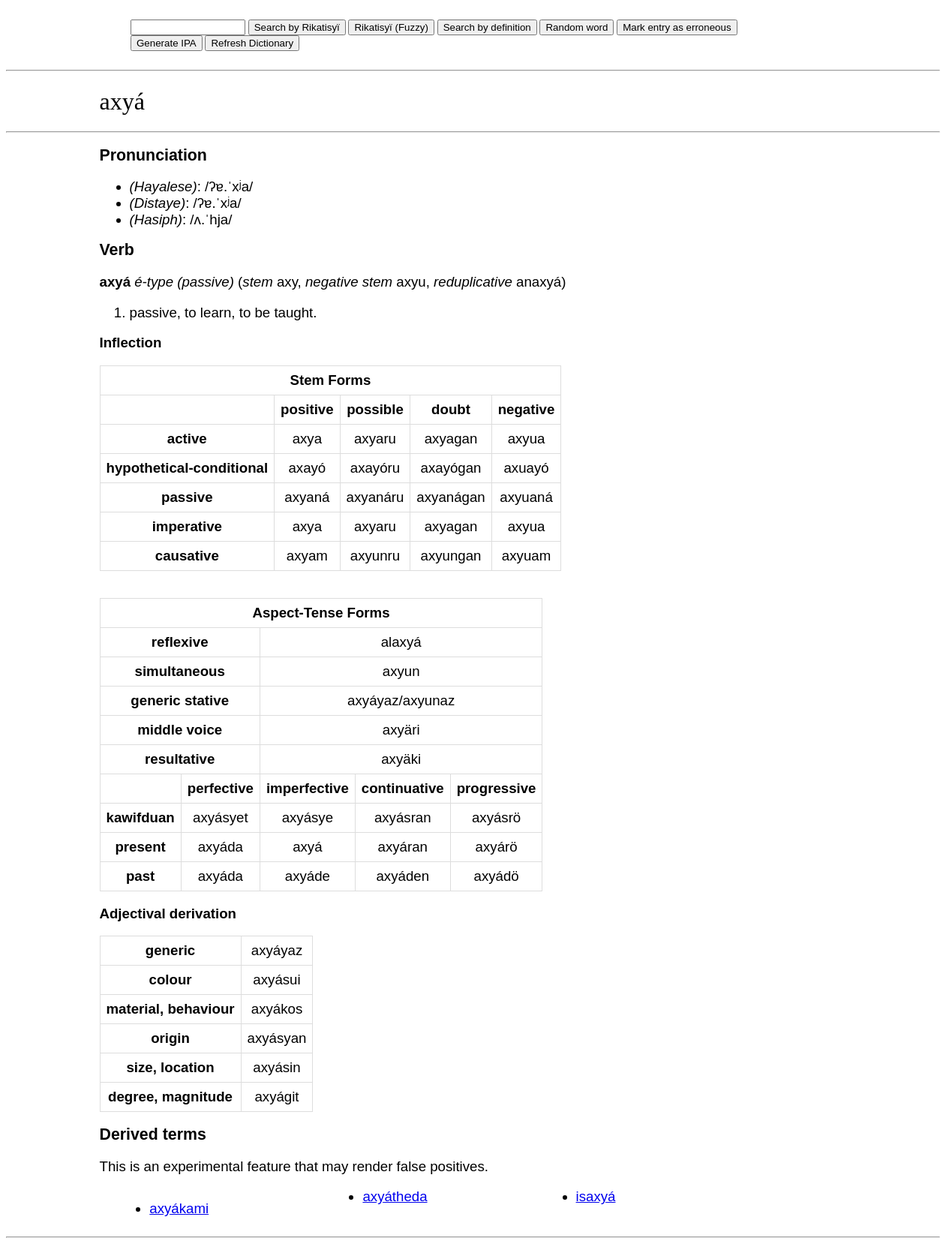
/wiki/axyá, run on the app's committed database.
### app/models.py (models this page shows, shortened)
class Dictionary(db.Model):
    __tablename__ = 'Dictionary'
    id: Mapped[int] = mapped_column(primary_key=True)
    word: so.Mapped[str] = so.mapped_column(sa.String(50), index=True)
    defin: so.Mapped[str] = so.mapped_column(sa.String(255), index=True)
    anim: so.Mapped[str] = so.mapped_column(sa.String(50), nullable=True)
    pos: so.Mapped[str] = so.mapped_column(sa.String(50), nullable=True)
    etym: so.Mapped[str] = so.mapped_column(sa.String(255), nullable=True)

### app/routes.py (the view, shortened to what this page needs)
@app.route("/wiki/")
@app.route("/wiki/<word>", methods=['GET', 'POST'])
def show_definition(word):
    form = searchWord()
    located = Dictionary.query.filter(Dictionary.word == word.strip().casefold()).all()
    retword = []
    for x in located:
        defin = x.defin.split("; ")
        print(defin)
        root = ""
        anim = ""
        neg = ""
        if x.anim:
            match x.anim:
                case "i.":
                    anim = "class i. human"
                case "ii.":
                    anim = "class ii. deitic"
                case "iii.":
                    anim = "class iii. inanimate and non-human animate"
        elif x.pos == "v." or x.pos == "stv.":
            if x.word[len(x.word)-1] == "m":
                endvowel = x.word[len(x.word)-2]
            else:
                endvowel = x.word[len(x.word)-1]
            match endvowel:
                case "i":
                    anim = "i-type"
                    root = x.word[:len(x.word) - 1]
                    neg = root + "u"
                case "ï":
                    anim = "yï-type"
                    if x.word[:len(x.word)-2] == "y":
                        root = x.word[:len(x.word) - 2]
                    else:
                        root = x.word[:len(x.word) - 2] + "ï"
                    neg = root + "iy"
                case "é":
                    anim = "é-type"
                    root = x.word[:len(x.word) - 1]
                    neg = root + "u"
                case "e":
                    anim = "é-type (caus.)"
                    root = x.word
                    neg = root + "u"
                case "a":
                    anim = "é-type"
                    root = x.word[:len(x.word) - 1]
                    neg = root + "u"
                case "á":
                    anim = "é-type (passive)"
                    root = x.word[:len(x.word) - 1]
                    neg = root + "u"
                case "y":
                    anim = "i-type (palatal.)"
                    root = x.word
                    neg = root + "u"
                case _:
                    anim = "i-type (cons.)"
                    root = x.word
                    neg = root + "u"
        match neg[len(neg)-2:]:
            case "uu":
                neg = neg[:len(neg)-1] + "y"
            case "au":
                neg = neg[:len(neg) - 1] + "w/" + neg[:len(neg) - 2] + "uw" + neg[len(neg)-2]
        if "alt." in defin[0]:
            adef = defin[0].split(")")
            defin[0] = adef[1]
            alt = adef[0] + ")"
        else:
            alt = ""
        if ", from" in defin[len(defin)-1]:
            etym = "Derived from " + defin[len(defin)-1].split(", from")[len(defin[len(defin)-1].split(", from"))-1]
            defin[len(defin)-1] = defin[len(defin)-1].split(", from")[0] + "."
        elif ", lit." in defin[len(defin)-1]:
            etym = "Derived from " + defin[len(defin) - 1].split(", lit.")[len(defin[len(defin)-1].split(", lit."))-1]
            defin[len(defin)-1] = defin[len(defin)-1].split(", lit.")[0] + "."
        elif ", borrowed from" in defin[len(defin)-1]:
            etym = "Borrowed from " + defin[len(defin)-1].split(", borrowed from")[len(defin[len(defin)-1].split(", borrowed from"))-1]
            defin[len(defin)-1] = defin[len(defin)-1].split(", borrowed from")[0] + "."
        elif ", root noun" in defin[len(defin)-1]:
            etym = "Derivation of root noun " + defin[len(defin)-1].split(", root noun")[len(defin[len(defin)-1].split(", root noun"))-1]
            defin[len(defin)-1] = defin[len(defin)-1].split(", root noun")[0] + "."
        elif ", contraction of" in defin[len(defin)-1]:
            etym = "Derivation from a contraction of " + defin[len(defin)-1].split(", contraction of")[len(defin[len(defin)-1].split(", contraction of"))-1]
            defin[len(defin)-1] = defin[len(defin)-1].split(", contraction of")[0] + "."
        else:
            etym = ""
        retword.append(cs.definition(x.word.strip().casefold(),cs.genIPA(word),cs.genIPA_collo(cs.genIPA(word)),cs.genIPA_eng(cs.genIPA(word),word),defin,anim,cs.posword(x.pos),etym,root,cs.getInf(x),cs.getAspInf(x),alt, neg, cs.redup(x), cs.reflex(x.word)))
    if session.get('prev'):
        if session['prev']:
            form.word.data = session['prev']
    else:
        form.word.data = ""
    related = Dictionary.query.filter(Dictionary.word.icontains(word.strip().casefold()),Dictionary.word != word.strip().casefold()).order_by(collate(Dictionary.word, 'NOCASE')).all()
    return render_template('word.html', retword=retword, related=related, form=form)

### app/forms.py
class searchWord(FlaskForm):
    word = StringField('Search by word or definition:')
    submit = SubmitField('Search by Rikatisyï')
    fuzsubmit = SubmitField('Rikatisyï (Fuzzy)')
    defsubmit = SubmitField('Search by definition')
    random = SubmitField('Random word')
    refresh = SubmitField('Refresh Dictionary')
    markentry = SubmitField('Mark entry as erroneous')
    genipa = SubmitField('Generate IPA')

### app/scripts.py (called while the page is built)
def ipa(x):
    x = x.lower()
    x = x.replace("w-","w")
    if "-" in x:
        y = x.split('-')
        return ipa(y[0])+"."+ipa(y[1]).replace("ˈ","ˌ")
    for dia, mon in dia_b.items():
        x = x.replace(dia, mon)
    if (x[0] in vowels) is True:
        x = "ʔ" + x
    x = sylla(x)
    x = stress(x)
    for pref, fin in ipa_f.items():
        x = x.replace(pref, fin)
    for st, co in ipa_f2.items():
        if x.endswith(st):
            x = co.join(x.rsplit(st,1))
    return x

def genIPA(name):
    splitname = re.split(" ",name)
    res = ""
    i=0
    while i<len(splitname):
        res = res + ipa(splitname[i])
        i += 1
        if i<len(splitname):
            res = res + " "
    return res

def genIPA_collo(name):
    for st, co in ipa_c.items():
        name = name.replace(st, co)
    for st, co in ipa_c2.items():
        if name.endswith(st):
            name = co.join(name.rsplit(st,1))
    return name

def genIPA_eng(name,ori):
    for st, co in ipa_e.items():
        name = name.replace(st, co)
    for st, co in ipa_e2.items():
        if name.endswith(st):
            name = co.join(name.rsplit(st,1))
    if ori[len(ori) - 1] == "l":
        name = name[:len(name)-1] + "l"
    return name

def posword(x):
    match x:
        case "n.":
            return "Noun"
        case "v.":
            return "Verb"
        case "stv.":
            return "Stative verb"
        case "intj.":
            return "Interjection"
        case "conj.":
            return "Conjunction"
        case "phr.":
            return "Phrase"
        case "aff.":
            return "Affix"
        case "part.":
            return "Particle"
        case "pron.":
            return "Pronoun"
        case _:
            return "Unimplemented"

### app/templates/word.html (shortened to what this page needs)
<!DOCTYPE html>
<html lang="en">
<head>
</head>
    <body>
    {% extends "base.html" %}
    {% block content %}
        <h1>{{ retword[0].word }}</h1>
        <hr>
        <h2>Pronunciation</h2>
        <ul>
            <li><i>(Hayalese)</i>: /{{ retword[0].ipa }}/</li>
            <li><i>(Distaye)</i>: /{{ retword[0].ipa_c }}/</li>
            <li><i>(Hasiph)</i>: /{{ retword[0].ipa_e }}/</li>
        </ul>
        {% for word in retword %}
        <h2>{{ word.pos }}</h2>
        {% if word.pos == "Pronoun" %}
        <p><b>{{ word.word }} </b></p>
        {% elif word.root %}
        <p><b>{{ word.word }} </b><i>{{ word.anim }}</i> {{ word.alt }} (<i>stem</i> {{ word.root }}, <i>negative stem</i> {{ word.neg }}, <i>reduplicative</i> {{word.redup}})</p>
        {% elif word.root == "" and (word.pos != "Affix" and word.pos != "Phrase" and word.pos != "Conjunction") %}
        <p><b>{{ word.word }} </b><i>{{ word.anim }}</i> {{ word.alt }} (<i>reduplicative</i> {{word.redup}})</p>
        {% elif word.root == "" and (word.pos == "Affix" or word.pos == "Phrase" or word.pos == "Conjunction") %}
        <p><b>{{ word.word }} </b><i>{{ word.anim }}</i> {{ word.alt }}</p>
        {% elif word.root == "" and (word.pos == "Affix" or word.pos == "Phrase" or word.pos == "Conjunction") %}
        <p><b>{{ word.word }} </b><i>{{ word.anim }}</i> {{ word.alt }}</p>
        {% endif %}
        <ol>
            {% for match in word.defin %}
            <li>{{ match }}</li>
            {% endfor %}
        </ol>
    {% if word.pos == "Verb" or word.pos == "Stative verb" %}
    <p><b>Inflection</b></p>
        <table><tbody>
          <tr>
            <td colspan="5"><b>Stem Forms</b></td>
          </tr>
          <tr>
            <td></td>
            <td><b>positive</b></td>
            <td><b>possible</b></td>
            <td><b>doubt</b></td>
            <td><b>negative</b></td>
          </tr>
          <tr>
            <td><b>active</b></td>
            <td>{{ word.inf[0] }}</td>
            <td>{{ word.inf[0] }}{{ word.inf[11] }}</td>
            <td>{{ word.inf[0] }}{{ word.inf[12] }}</td>
            <td>{{ word.inf[1] }}</td>
          </tr>
          <tr>
            <td><b>hypothetical-conditional</b></td>
            <td>{{ word.inf[2] }}</td>
            <td>{{ word.inf[2] }}{{ word.inf[11] }}</td>
            <td>{{ word.inf[2] }}{{ word.inf[12] }}</td>
            <td>{{ word.inf[3] }}</td>
          </tr>
          <tr>
            <td><b>passive</b></td>
            <td>{{ word.inf[4] }}</td>
            <td>{{ word.inf[4] }}{{ word.inf[11] }}</td>
            <td>{{ word.inf[4] }}{{ word.inf[12] }}</td>
            <td>{{ word.inf[5] }}</td>
          </tr>
          <tr>
            <td><b>imperative</b></td>
            <td>{{ word.inf[6] }}</td>
            <td>{{ word.inf[6] }}{{ word.inf[11] }}</td>
            <td>{{ word.inf[6] }}{{ word.inf[12] }}</td>
            <td>{{ word.inf[7] }}</td>
          </tr>
          <tr>
            <td><b>causative</b></td>
            <td>{{ word.inf[8] }}</td>
            <td>{{ word.inf[10] }}{{ word.inf[11] }}</td>
            <td>{{ word.inf[10] }}{{ word.inf[12] }}</td>
            <td>{{ word.inf[9] }}</td>
          </tr>
        </tbody>
        </table>
        <br><br>
        <table><tbody>
          <tr>
            <td colspan="5"><b>Aspect-Tense Forms</b></td>
          </tr>
          <tr>
            <td colspan="2"><b>reflexive</b></td>
            <td colspan="3">{{ word.ref }}</td>
          </tr>
          <tr>
            <td colspan="2"><b>simultaneous</b></td>
            <td colspan="3">{{ word.inf[16] }}</td>
          </tr>
          <tr>
            <td colspan="2"><b>generic stative</b></td>
            {% if word.word[word.word|length -1] == "y" %}
                <td colspan="3">{{ word.word }}az/{{ word.root }}{{ word.inf[13] }}</td>
            {% else %}
                <td colspan="3">{{ word.word }}yaz/{{ word.root }}{{ word.inf[13] }}</td>
            {% endif %}
          </tr>
          <tr>
            <td colspan="2"><b>middle voice</b></td>
            <td colspan="3">{{ word.root }}{{ word.inf[14] }}</td>
          </tr>
          <tr>
            <td colspan="2"><b>resultative</b></td>
            <td colspan="3">{{ word.root }}{{ word.inf[15] }}</td>
          </tr>
          <tr>
            <td></td>
            <td><b>perfective</b></td>
            <td><b>imperfective</b></td>
            <td><b>continuative</b></td>
            <td><b>progressive</b></td>
          </tr>
          <tr>
            <td><b>kawifduan</b></td>
            <td>{{ word.aspinf[0] }}</td>
            <td>{{ word.aspinf[1] }}</td>
            <td>{{ word.aspinf[2] }}</td>
            <td>{{ word.aspinf[3] }}</td>
          </tr>
          <tr>
            <td><b>present</b></td>
            <td>{{ word.aspinf[4] }}</td>
            <td>{{ word.word }}</td>
            <td>{{ word.aspinf[5] }}</td>
            <td>{{ word.aspinf[6] }}</td>
          </tr>
          <tr>
            <td><b>past</b></td>
            <td>{{ word.aspinf[4] }}</td>
            <td>{{ word.aspinf[7] }}</td>
            <td>{{ word.aspinf[8] }}</td>
            <td>{{ word.aspinf[9] }}</td>
          </tr>
        </tbody>
        </table>
    {% endif %}
    {% if word.pos == "Noun" or word.pos == "Verb" or word.pos == "Stative verb" %}
    <p><b>Adjectival derivation</b></p>
        <table><tbody>
        <tr>
            <td><b>generic</b></td>
            {% if word.word[word.word|length -1] == "y" %}
                <td>{{ word.word }}az</td>
            {% else %}
                <td>{{ word.word }}yaz</td>
            {% endif %}
        </tr>
        <tr>
            <td><b>colour</b></td>
            <td>{{ word.word }}sui</td>
        </tr>
        <tr>
            <td><b>material, behaviour</b></td>
            <td>{{ word.word }}kos</td>
        </tr>
        <tr>
            <td><b>origin</b></td>
            <td>{{ word.word }}syan</td>
        </tr>
        <tr>
            <td><b>size, location</b></td>
            <td>{{ word.word }}sin</td>
        </tr>
        <tr>
            <td><b>degree, magnitude</b></td>
            <td>{{ word.word }}git</td>
        </tr>
        </tbody>
        </table>
    {% endif %}
    {% endfor %}
    {% if related|length > 0 %}
    <h2>Derived terms</h2>
    <p>This is an experimental feature that may render false positives.</p>
    <div class="fourcol">
        <ul>
            {% for rel in related %}
            <li><a href="{{ url_for('show_definition', word=rel.word) }}">{{ rel.word }}</a></li>
            {% endfor %}
        </ul>
    </div>
    {% endif %}
    <br><hr>
    {% endblock %}

### app/templates/base.html (shortened to what this page needs)
<!DOCTYPE html>
<html lang="en">
<head>
    <link rel="stylesheet" href='/static/style.css' />
</head>
<body>
 <div class="navbar" style="display: flex; margin-left:5%">
        <form action="" method="post" novalidate style="text-align:center, margin-left:10%, margin-right:0%">
             <h4>{{ form.word(size=16) }} {{ form.submit }} {{ form.fuzsubmit }} {{ form.defsubmit }} {{ form.random }}
                 {{ form.markentry }} {{ form.genipa }} {{ form.refresh }} </h4>
        </form>
</div>
<hr>
{% block content %}{% endblock %}
</body>
</html>

### app/static/style.css (style rules this page uses)
p, th, td { color: black; font-family: "Arial", serif; font-size: 14pt; font-weight: 400; text-align: left; margin-left: 10%; margin-right: 10%; }
h1 { color: black; font-family: "Georgia", serif; font-size: 24pt; text-align: left; font-weight: 500; margin-left: 10%; margin-right: 10%; }
h2 { color: black; font-family: "Arial", sans-serif; font-size: 16pt; text-align: left; font-weight: 700; margin-left: 10%; margin-right: 10%; }
h4 { color: black; font-family: "Arial", sans-serif; font-size: 10pt; text-align: left; margin-left: 10%; margin-right: 10%; font-weight: 400; }
li { color: black; font-family: "Arial", sans-serif; font-size: 14pt; font-weight: 400; text-align: left; }
ul, ol { color: black; font-family: "Arial", sans-serif; font-size: 12pt; font-weight: 200; text-align: left; margin-left: 10%; }
.navbar { width: 100%; background-color: white; overflow: auto; }
tg, th, td { border: 1px solid #ddd; padding: 8px; text-align: center; vertical-align: left; }
table { border-collapse: collapse; margin-left: 10%; margin-right: auto; vertical-align: left; }
.fourcol { column-count: 4; margin-left: 10%; }

### data on the page
Dictionary: word "axyá", pos "Verb", anim "é-type (passive)", root "axy", neg "axyu", redup "anaxyá", defin "passive, to learn, to be taught.", inf "axya", inf "ru", inf "gan", inf "axyua", inf "axayó", inf "axuayó", inf "axyaná", inf "axyuaná", inf "axyam", inf "axyun", inf "axyuam", ref "alaxyá", inf "unaz", inf "äri", inf "äki", aspinf "axyásyet", aspinf "axyásye", aspinf "axyásran", aspinf "axyásrö", aspinf "axyáda", aspinf "axyáran", aspinf "axyárö", aspinf "axyáde", aspinf "axyáden", aspinf "axyádö"
Dictionary: word "axyákami"
Dictionary: word "axyátheda"
Dictionary: word "isaxyá"

### other printed values
{{ retword[0].ipa }} "ʔɐ.ˈxʲa"
{{ retword[0].ipa_c }} "ʔɐ.ˈxʲa"
{{ retword[0].ipa_e }} "ʌ.ˈhja"
